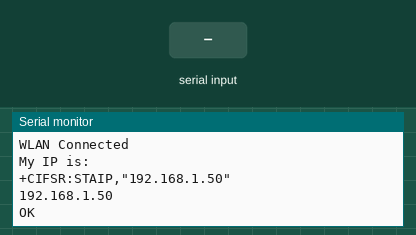
This sketch was run on a simulated Arduino Uno, built with avr-gcc and run on an emulated ATmega328P. On the bench: the last lines printed to the serial monitor. The test bench sets the inputs (shaded band). The modem accepts every AT command (registered, SIM ready, sends succeed) and sends nothing else.

Above: at 2.2 s.
2.3 s: "1" received over the second serial link
At 3.0 s:
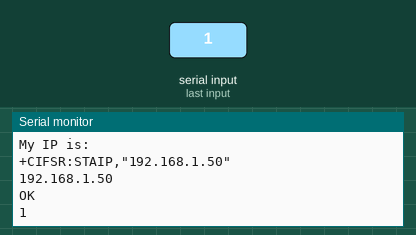
3.8 s: "0" received over the second serial link
At 4.1 s:
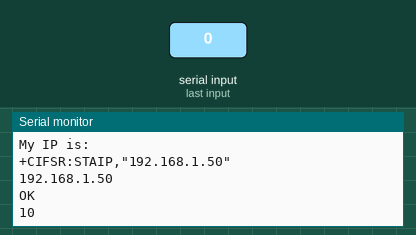

The sketch:

P10_TCPBrowser.ino
```cpp
/*
TCP Browser.
Change SSID and PASSWORD.
*/

#define SSID "5673RM11"
#define PASSWORD "frankmarcel"

#define DEBUG true

#define LED_WLAN 13

#include <SoftwareSerial.h>

SoftwareSerial esp8266(11, 12); // RX, TX

void setup() {
  Serial.begin(19200);
  esp8266.begin(19200);

  if (!espConfig()) serialDebug();
  else digitalWrite(LED_WLAN, HIGH);
}

void loop() {
  serialDebug();
}

//-----------------------------------------Config ESP8266------------------------------------

boolean espConfig()
{
  boolean success = true;
  esp8266.setTimeout(5000);
  success &= sendCom("AT+RST", "ready");
  esp8266.setTimeout(1000);
  if (configStation(SSID, PASSWORD)) {
    success &= true;
    debug("WLAN Connected");
    debug("My IP is:");
    debug(sendCom("AT+CIFSR"));
  }
  else
  {
    success &= false;
  }
  //shorter Timeout for faster wrong UPD-Comands handling
  success &= sendCom("AT+CIPMODE=0", "OK");  //So rum scheit wichtig!
  success &= sendCom("AT+CIPMUX=0", "OK");

  return success;
}

boolean configTCPServer()
{
  boolean success = true;

  success &= (sendCom("AT+CIPMUX=1", "OK"));
  success &= (sendCom("AT+CIPSERVER=1,80", "OK"));

  return success;

}

boolean configTCPClient()
{
  boolean success = true;

  success &= (sendCom("AT+CIPMUX=0", "OK"));
  //success &= (sendCom("AT+CIPSERVER=1,80", "OK"));

  return success;

}


boolean configStation(String vSSID, String vPASSWORT)
{
  boolean success = true;
  success &= (sendCom("AT+CWMODE=1", "OK"));
  esp8266.setTimeout(20000);
  success &= (sendCom("AT+CWJAP=\"" + String(vSSID) + "\",\"" + String(vPASSWORT) + "\"", "OK"));
  esp8266.setTimeout(1000);
  return success;
}

boolean configAP()
{
  boolean success = true;

  success &= (sendCom("AT+CWMODE=2", "OK"));
  success &= (sendCom("AT+CWSAP=\"NanoESP\",\"\",5,0", "OK"));

  return success;
}

boolean configUDP()
{
  boolean success = true;

  success &= (sendCom("AT+CIPMODE=0", "OK"));
  success &= (sendCom("AT+CIPMUX=0", "OK"));
  success &= sendCom("AT+CIPSTART=\"UDP\",\"192.168.255.255\",90,91,2", "OK"); //Importand Boradcast...Reconnect IP
  return success;
}


//-----------------------------------------------Controll ESP-----------------------------------------------------

boolean sendUDP(String Msg)
{
  boolean success = true;

  success &= sendCom("AT+CIPSEND=" + String(Msg.length() + 2), ">");    //+",\"192.168.4.2\",90", ">");
  if (success)
  {
    success &= sendCom(Msg, "OK");
  }
  return success;
}


boolean sendCom(String command, char respond[])
{
  esp8266.println(command);
  if (esp8266.findUntil(respond, "ERROR"))
  {
    return true;
  }
  else
  {
    debug("ESP SEND ERROR: " + command);
    return false;
  }
}

String sendCom(String command)
{
  esp8266.println(command);
  return esp8266.readString();
}


//-------------------------------------------------Debug Functions------------------------------------------------------
void serialDebug() {
  while (true)
  {
    if (esp8266.available())
      Serial.write(esp8266.read());
    if (Serial.available())
      esp8266.write(Serial.read());
  }
}

void debug(String Msg)
{
  if (DEBUG)
  {
    Serial.println(Msg);
  }
}
```

Measured:
- after the input at 2.3 s, the serial monitor: prints a new line at once (image 1)
- after the input at 3.8 s, the serial monitor: prints a new line at once (image 2)
